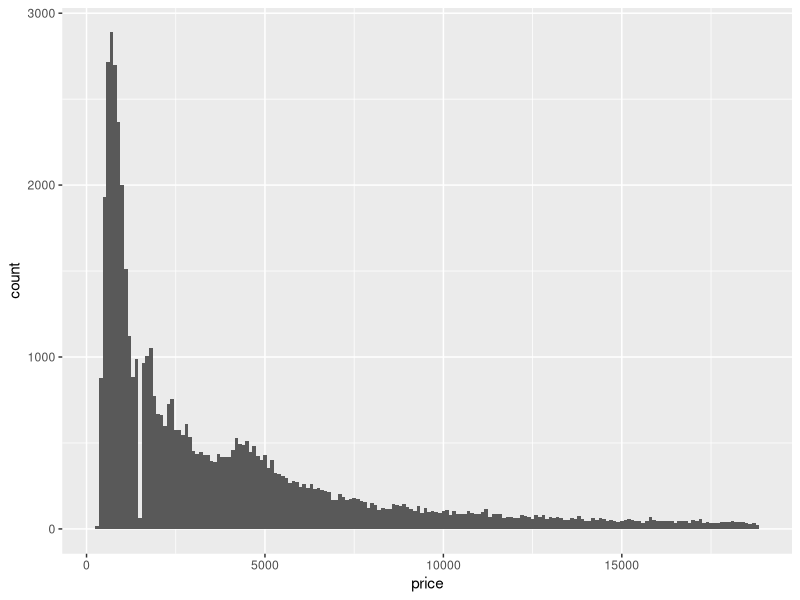
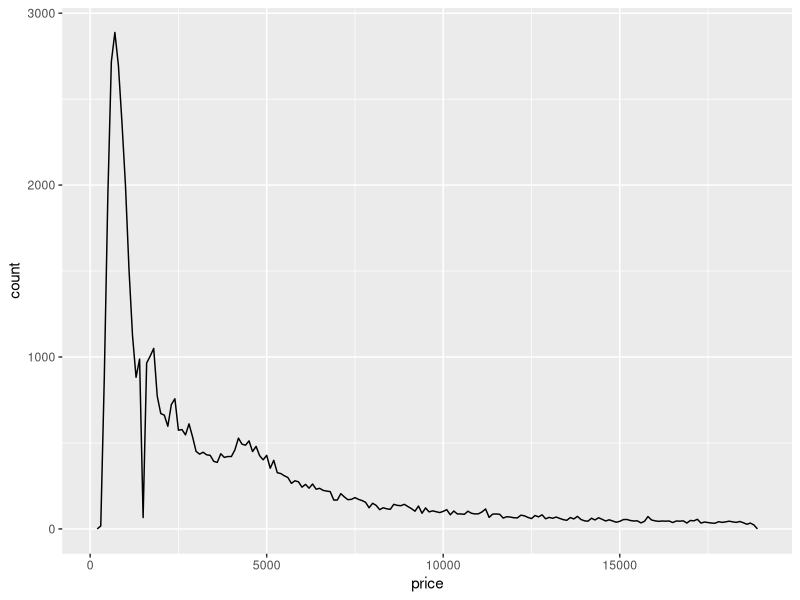
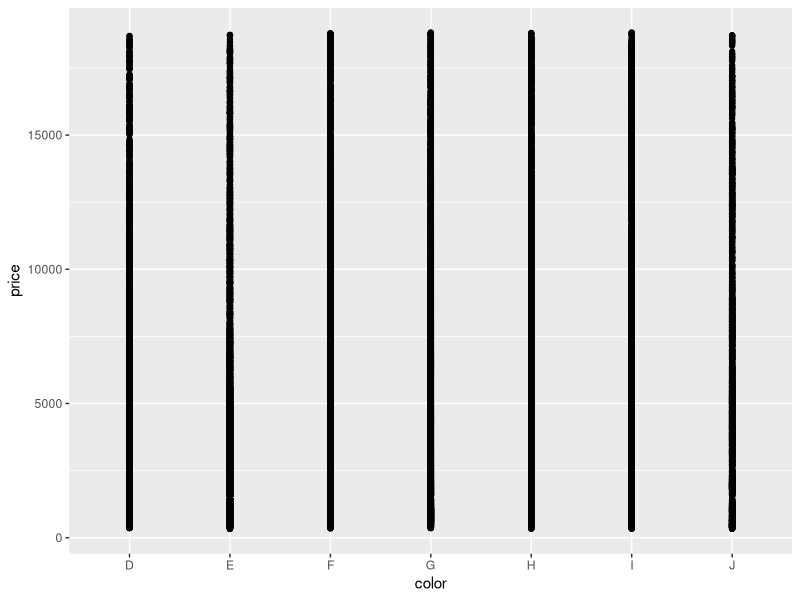
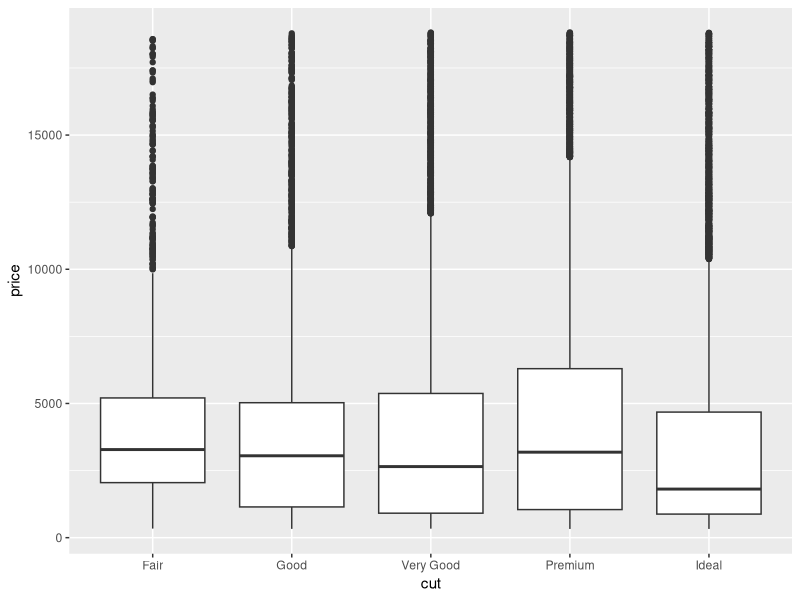
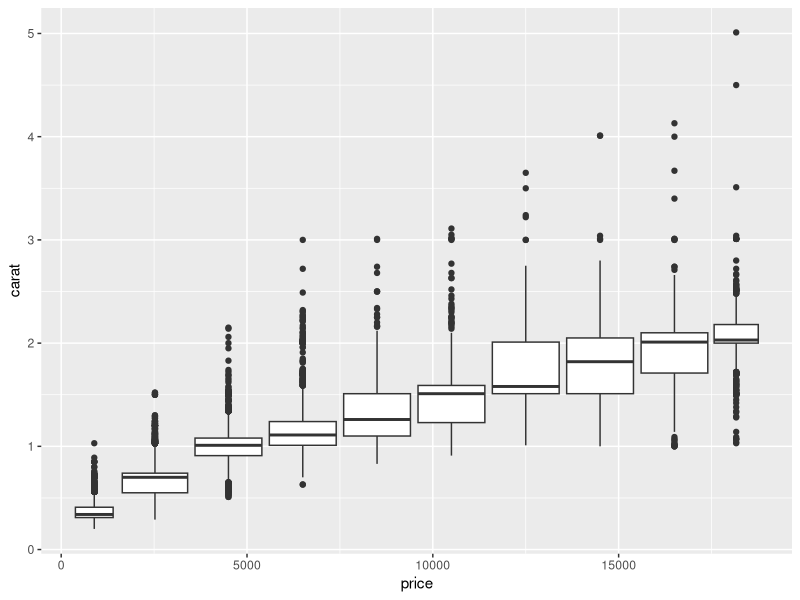
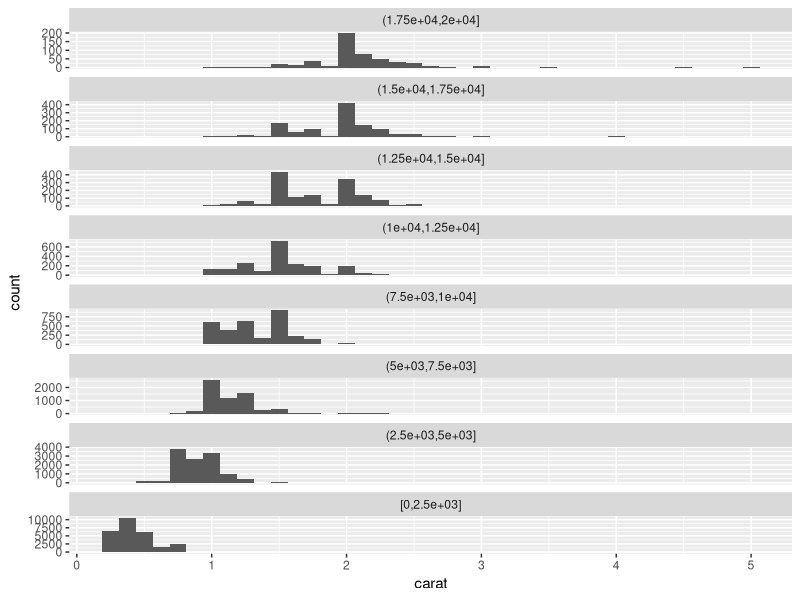

Write R code to recreate these figures, in order. (Note: this script raises an error after producing the figures.)
library(tidyverse)

# Question 1: Explore the distribution of price. Do you discover anything unusual or surprising? (Hint: Carefully think about the binwidth and make sure you try a wide range of values.)

ggplot(data = diamonds) +
  geom_histogram(mapping = aes(x = price), binwidth = 100)

# The price of diamonds is drastically weighted to the under $5000 price however there is an extremely long tail almost all the way to $20,000. Basially most people are not rich

# Question 2: Which of the 4Cs (carat, cut, clarity, color) is most important for predicting the price of a diamond?

ggplot(data = diamonds, mapping = aes(x = price)) +
  geom_freqpoly(mapping = aes(color = carat), binwidth = 100)

ggplot(diamonds, aes(x = color, y = price)) +
  geom_point() + 
  geom_smooth()

ggplot(diamonds, aes(x = cut, y = price)) + 
  geom_boxplot()

# when testing all of them in the point plot with a line overlay we see that because carat is the only continuous variable it is by far the best predictor. I also came to the same conclusion when mapping each variable on a frequency map and comparing that to the price histogram, where carat followed most closely in quanity to the quantity in price histogram.

# Question 3: Plot the distribution of carat across various price bins using the geom_boxplot() and geom_histogram() functions. For the latter, leverage the facet_wrap() function.

ggplot(diamonds, aes(x = price, y = carat)) +
  geom_boxplot(
    mapping = aes(group = price %>% cut_width(width = 2000, center = 500)
    ))

diamonds
diamonds %>%
  mutate(
    price_binned = price %>% 
      cut_width(width = 2500, center = 1250) %>% 
      fct_relevel(rev)
  ) %>% 
  ggplot(mapping = aes(x = carat)) +
  geom_histogram(binwidth = .125 , center = 0, show.legend = FALSE) +
  facet_wrap(~price_binned, scales = "free_y", ncol = 1)
rlang::last_error()
